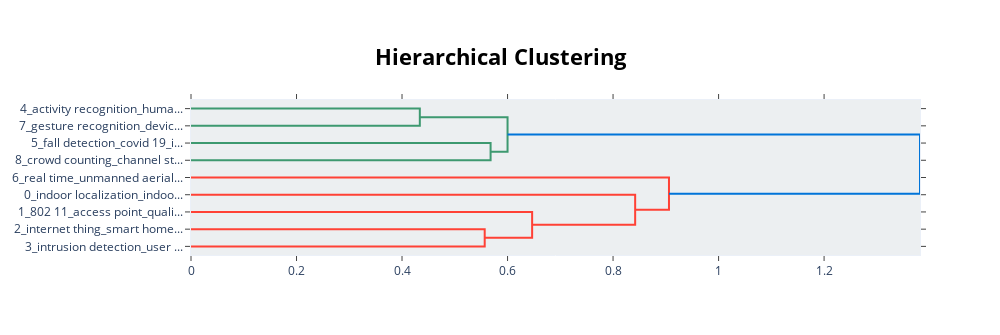

Notebook code cell kept with this figure:
### Code cell
topic_model.visualize_hierarchy()

### Figure 1 — Plotly figure (JSON) as saved in the notebook; plotly's stock layout.template omitted (floating-point values rounded to 4 significant figures)
{"data": [{"hoverinfo": "text", "marker": {"color": "rgb(61,153,112)"}, "mode": "lines", "type": "scatter", "x": [0, 0.4337, 0.4337, 0], "xaxis": "x", "y": [-5, -5, -15, -15], "yaxis": "y"}, {"hoverinfo": "text", "marker": {"color": "rgb(61,153,112)"}, "mode": "lines", "type": "scatter", "x": [0, 0.5679, 0.5679, 0], "xaxis": "x", "y": [-25, -25, -35, -35], "yaxis": "y"}, {"hoverinfo": "text", "marker": {"color": "rgb(61,153,112)"}, "mode": "lines", "type": "scatter", "x": [0.4337, 0.6, 0.6, 0.5679], "xaxis": "x", "y": [-10, -10, -30, -30], "yaxis": "y"}, {"hoverinfo": "text", "marker": {"color": "rgb(255,65,54)"}, "mode": "lines", "type": "scatter", "x": [0, 0.5567, 0.5567, 0], "xaxis": "x", "y": [-75, -75, -85, -85], "yaxis": "y"}, {"hoverinfo": "text", "marker": {"color": "rgb(255,65,54)"}, "mode": "lines", "type": "scatter", "x": [0, 0.6466, 0.6466, 0.5567], "xaxis": "x", "y": [-65, -65, -80, -80], "yaxis": "y"}, {"hoverinfo": "text", "marker": {"color": "rgb(255,65,54)"}, "mode": "lines", "type": "scatter", "x": [0, 0.8419, 0.8419, 0.6466], "xaxis": "x", "y": [-55, -55, -72.5, -72.5], "yaxis": "y"}, {"hoverinfo": "text", "marker": {"color": "rgb(255,65,54)"}, "mode": "lines", "type": "scatter", "x": [0, 0.906, 0.906, 0.8419], "xaxis": "x", "y": [-45, -45, -63.75, -63.75], "yaxis": "y"}, {"hoverinfo": "text", "marker": {"color": "rgb(0,116,217)"}, "mode": "lines", "type": "scatter", "x": [0.6, 1.382, 1.382, 0.906], "xaxis": "x", "y": [-20, -20, -54.38, -54.38], "yaxis": "y"}], "layout": {"autosize": false, "height": 335, "hoverlabel": {"bgcolor": "white", "font": {"family": "Rockwell", "size": 16}}, "hovermode": "closest", "plot_bgcolor": "#ECEFF1", "showlegend": false, "title": {"font": {"color": "Black", "size": 22}, "text": "<b>Hierarchical Clustering", "x": 0.5, "xanchor": "center", "yanchor": "top"}, "width": 1000, "xaxis": {"mirror": "allticks", "rangemode": "tozero", "showgrid": false, "showline": true, "showticklabels": true, "ticks": "outside", "type": "linear", "zeroline": false}, "yaxis": {"mirror": "allticks", "range": [-90, 0], "rangemode": "tozero", "showgrid": false, "showline": true, "showticklabels": true, "tickmode": "array", "ticks": "outside", "ticktext": ["4_activity recognition_huma...", "7_gesture recognition_devic...", "5_fall detection_covid 19_i...", "8_crowd counting_channel st...", "6_real time_unmanned aerial...", "0_indoor localization_indoo...", "1_802 11_access point_quali...", "2_internet thing_smart home...", "3_intrusion detection_user ..."], "tickvals": [-5, -15, -25, -35, -45, -55, -65, -75, -85], "type": "linear", "zeroline": false}}}
